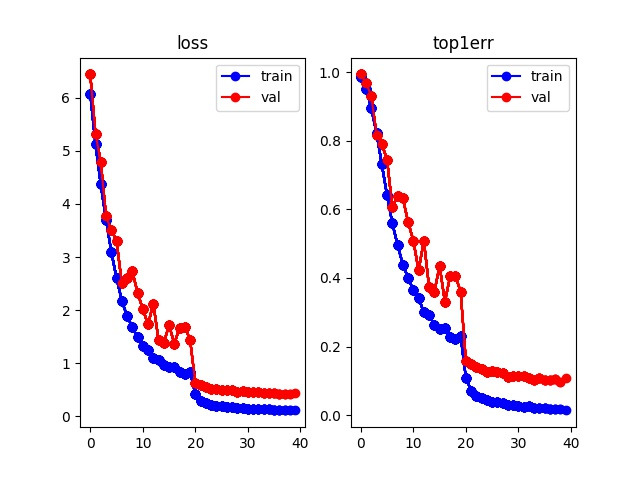
#> input picture deep_sort/deep/train.jpg, 640 x 480 px
$ python -i color_dete.py   (imports and definitions only)
#> lines starting #> are read from the running program, lines starting #| are printed output that depends on the picture; after the words box and inside, x2 and y2 are one past the last pixel; in counts of white or black regions, pixels touching at a corner belong together
#> further down, picture is the input picture: shape (480, 640, 3); mean B, G, R 244.3, 239.9, 245.5
#!/usr/bin/env python
# coding: utf-8
import numpy as np
import collections
import cv2

def __color(img):
    #img = cv2.imread(img_name)
    cv2.imshow("FUCK",img)
    hsv = cv2.cvtColor(img, cv2.COLOR_BGR2HSV)
#> hsv: shape (480, 640, 3); mean H, S, V 9.9, 11.5, 249.8

    # define range of blue color in HSV
    lower_blue = np.array([100,43,46])
    upper_blue = np.array([124,255,255])

    # define range of green color in HSV
    lower_green = np.array([35,43,46])
    upper_green = np.array([77,255,255])

    # define range of red1 color in HSV
    lower_red = np.array([156,43,46])
    upper_red = np.array([180,255,255])

    # define range of yellow color in HSV
    lower_yellow = np.array([26, 43, 46])
    upper_yellow = np.array([34, 255, 255])

    # define range of purple
    lower_purple = np.array([125, 43, 46])
    upper_purple = np.array([155, 255, 255])

    # define rnage of orange
    lower_orange = np.array([11, 43, 46])
    upper_orange = np.array([25, 255, 255])

    # define range of white
    lower_white = np.array([0, 0, 221])
    upper_white = np.array([180, 30, 255])

    # define range of black
    lower_black = np.array([0, 0, 0])
    upper_black = np.array([180, 255, 46])

    # define range of gray
    lower_gray = np.array([0, 0, 46])
    upper_gray = np.array([180, 43, 220])

    # Threshold the HSV image to get only blue colors
    mask_blue = cv2.inRange(hsv, lower_blue, upper_blue)
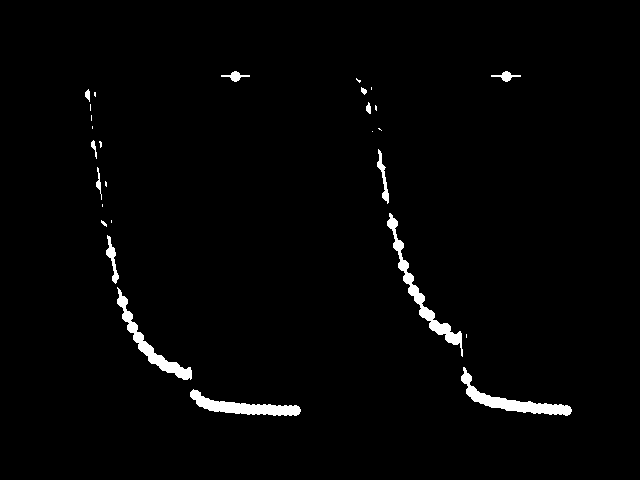
#> mask_blue: shape (480, 640); 1.9% white; 28 white regions (14 under 20 px), largest, box (x1, y1, x2, y2) and area: (387, 213, 463, 357) 1281, (461, 367, 572, 416) 1253, (190, 389, 301, 416) 1171
    # Threshold the HSV image to get only green colors
    mask_green = cv2.inRange(hsv, lower_green, upper_green)
#> mask_green: shape (480, 640); every value is 0
    # Threshold the HSV image to get only red colors
    mask_red = cv2.inRange(hsv, lower_red, upper_red)
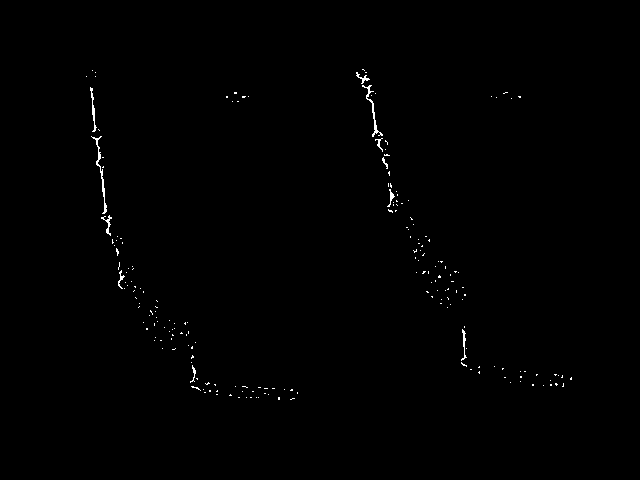
#> mask_red: shape (480, 640); 0.42% white in thin lines or dots, all inside (x1, y1, x2, y2) = (86, 69, 572, 400)
    # Bitwise-AND mask and original image
    mask_yellow = cv2.inRange(hsv, lower_yellow, upper_yellow)
    mask_purple = cv2.inRange(hsv, lower_purple, upper_purple)
#> mask_purple: shape (480, 640); 0.15% white in thin lines or dots, all inside (x1, y1, x2, y2) = (89, 76, 491, 408)
    mask_orange = cv2.inRange(hsv, lower_orange, upper_orange)
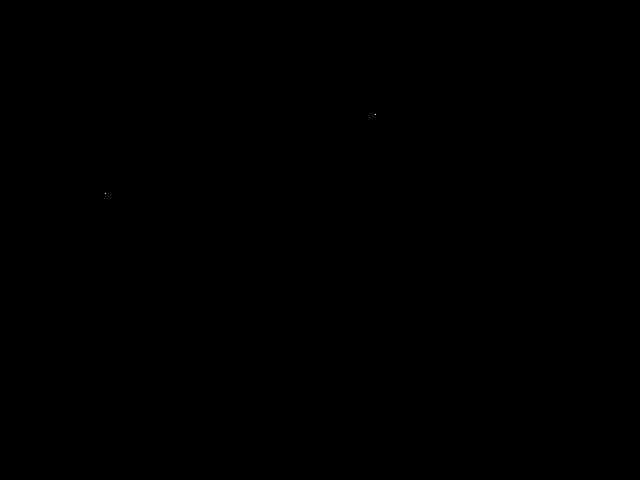
#> mask_orange: shape (480, 640); 0% white in thin lines or dots, all inside (x1, y1, x2, y2) = (105, 114, 376, 194)
    mask_white = cv2.inRange(hsv, lower_white, upper_white)
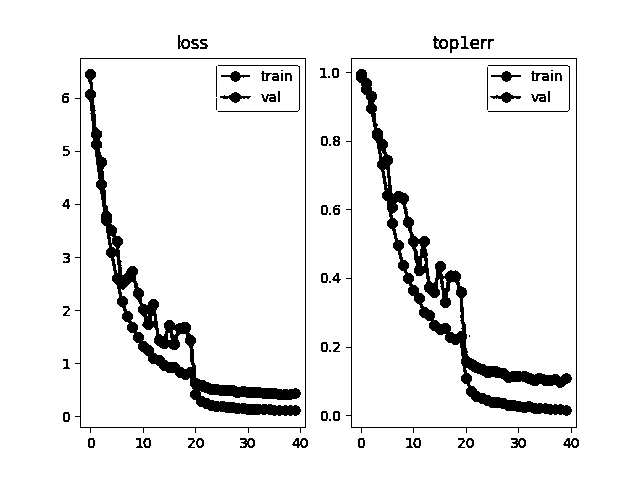
#> mask_white: shape (480, 640); 93.4% white; 74 black regions (12 under 20 px), largest, box (x1, y1, x2, y2) and area: (356, 69, 572, 416) 7143, (85, 69, 301, 416) 6914, (75, 58, 306, 433) 1248
    mask_black = cv2.inRange(hsv, lower_black, upper_black)
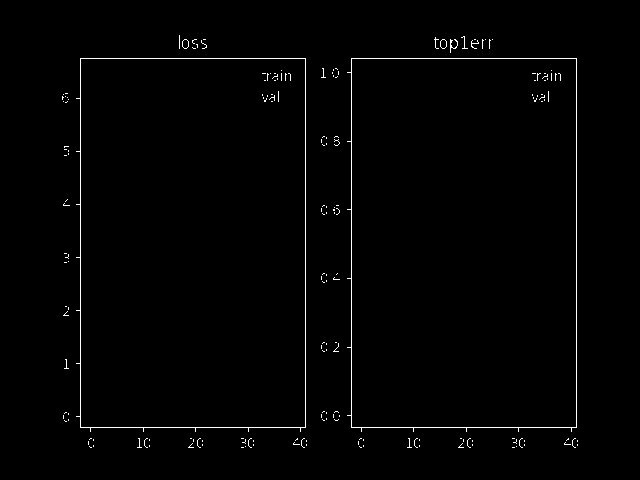
#> mask_black: shape (480, 640); 1.1% white in thin lines or dots, all inside (x1, y1, x2, y2) = (62, 35, 578, 448)
    mask_gray = cv2.inRange(hsv, lower_gray, upper_gray)
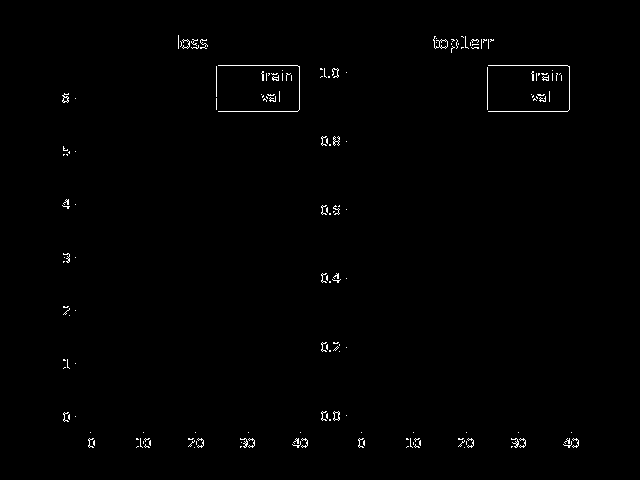
#> mask_gray: shape (480, 640); 0.71% white in thin lines or dots, all inside (x1, y1, x2, y2) = (62, 35, 579, 448)

    res_blue = cv2.bitwise_and(img, img, mask= mask_blue)
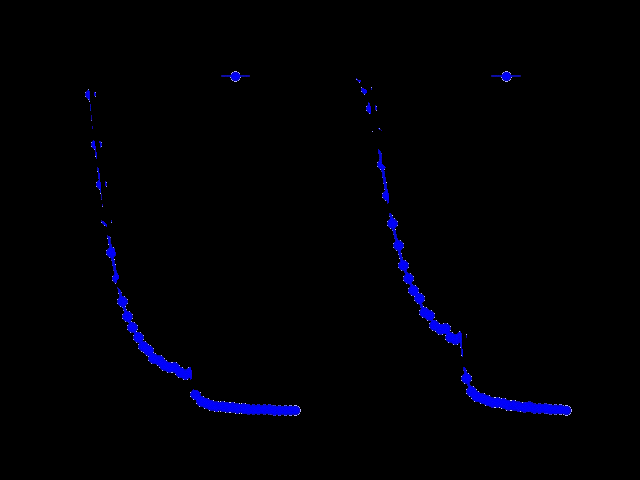
#> res_blue: shape (480, 640, 3); mean B, G, R 4.3, 0.3, 0.3
    res_green = cv2.bitwise_and(img, img, mask= mask_green)
#> res_green: shape (480, 640, 3); every value is 0
    res_red = cv2.bitwise_and(img, img, mask= mask_red)
    rows, cols = mask_red.shape
#> rows = 480; cols = 640

    c_red = c_blue = c_yellow = c_purple = c_orange = c_white = c_black = c_gray = c_green = 0
    for i in range(0,rows):
        for j in range(0,cols):
            if mask_red[i,j] == 255:
                c_red = c_red + 1
            if mask_yellow[i,j] == 255:
                c_yellow = c_yellow + 1
            if mask_black[i,j] == 255:
                c_black = c_black + 1
            if mask_blue[i,j] == 255:
                c_blue = c_blue + 1
            if mask_gray[i,j] == 255:
                c_gray = c_gray + 1
            if mask_green[i,j] == 255:
                c_green = c_green + 1
            if mask_orange[i,j] == 255:
                c_orange = c_orange + 1
            if mask_purple[i,j] == 255:
                c_purple = c_purple + 1
            if mask_white[i,j] == 255:
                c_white = c_white + 1
#> after the loop, c_black = 3431; c_blue = 5854; c_gray = 2169; c_green = 0; c_orange = 2; c_purple = 466; c_red = 1296; c_white = 287006; c_yellow = 0

    s = mask_red.size
#> s = 307200
    if c_red != 0:
        p_red = c_red/s
#> p_red = 0.00422
    if c_yellow != 0:
        p_yellow = c_yellow/s
    if c_black != 0:
        p_black = c_black/s
#> p_black = 0.0112
    if c_blue != 0:
        p_blue = c_blue/s
#> p_blue = 0.0191
    if c_gray != 0:
        p_gray = c_gray/s
    if c_green != 0:
        p_green = c_green/s
    if c_orange != 0:
        p_orange = c_orange/s
    if c_purple != 0:
        p_purple = c_purple/s
    if c_white != 0:
        p_white = c_white/s
    '''
    print('red percentage is: {:.2%}'.format(p_red))
    print('yellow percentage is: {:.2%}'.format(p_yellow))
    print('black percentage is: {:.2%}'.format(p_black))
    print('blue percentage is: {:.2%}'.format(p_blue))
    print('gray percentage is: {:.2%}'.format(p_gray))
    print('green percentage is: {:.2%}'.format(p_green))
    print('orange percentage is: {:.2%}'.format(p_orange))
    print('purple percentage is: {:.2%}'.format(p_purple))
    print('white percentage is: {:.2%}'.format(p_white))
    '''
#> (the run stopped early here; a loop or call above may not have finished)
